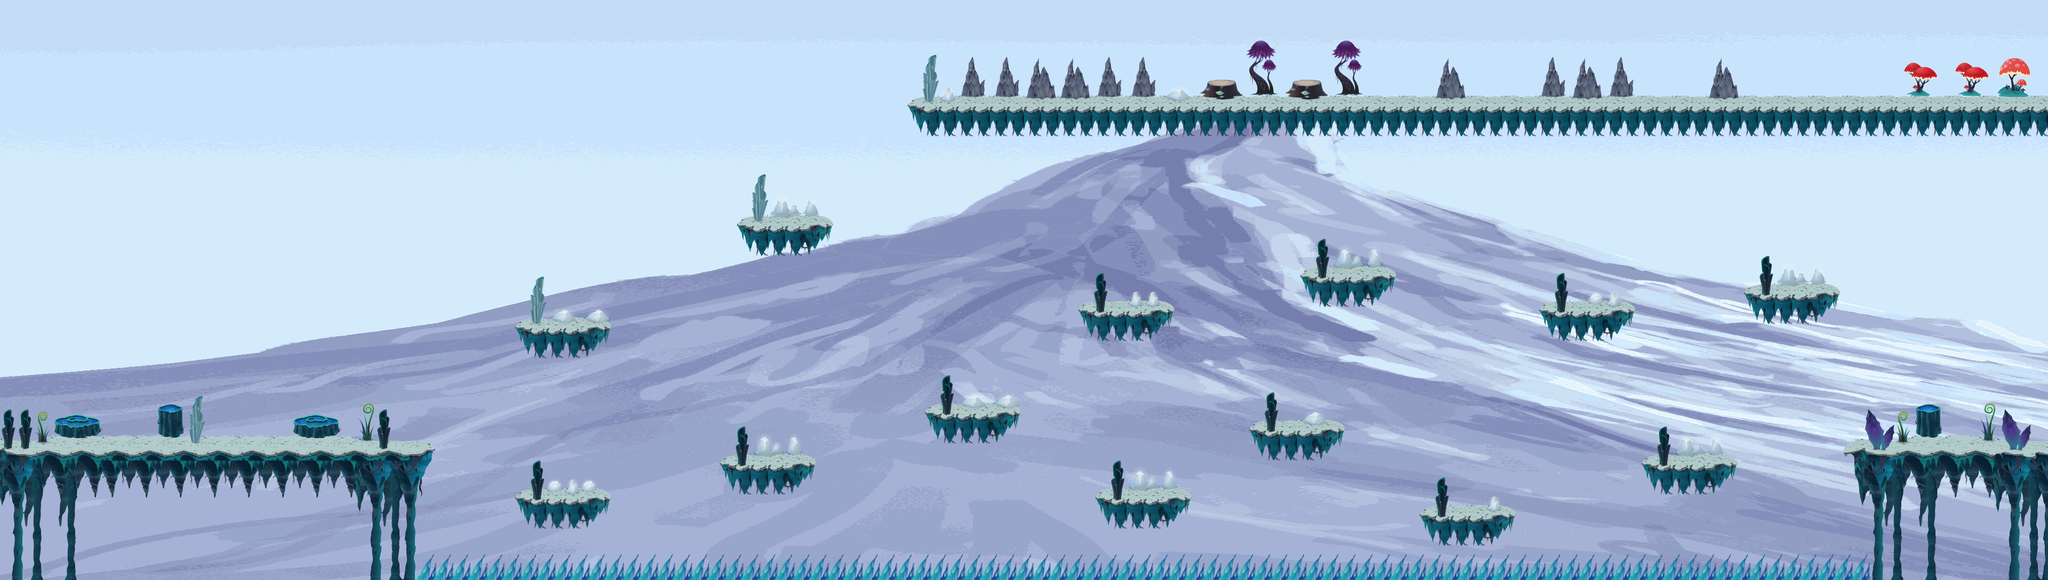

A 2D game scene composited from a Tiled map and its tileset images. What follows is a short description and the map's XML, with each tile layer's data collapsed to a summary:
An orthogonal 120x34 tile map with 32x32 px tiles, 3 tile layers (Spike, Foreground, Objekte), 1 image layer and 72 objects (43x CoinEntity, 18x Ground, 7x EnemyEntity, mainPlayer, game.LevelEntity, ...).

<map version="1.0" orientation="orthogonal" renderorder="left-up" width="120" height="34" tilewidth="32" tileheight="32" nextobjectid="444">
 <tileset firstgid="1" name="glitch" tilewidth="32" tileheight="32">
  <image source="../img/map/glitch.png" width="1024" height="672" />
 </tileset>
 <imagelayer name="Parallax_layer1">
  <image source="../img/background/snow.png" />
 </imagelayer>
 <layer name="Spike" width="120" height="34">
  <data>[4080 cells, 172 non-empty, 4 distinct tile ids]</data>
 </layer>
 <layer name="Foreground" width="120" height="34">
  <data>[4080 cells, 902 non-empty, 143 distinct tile ids]</data>
 </layer>
 <layer name="Objekte" width="120" height="34">
  <data>[4080 cells, 284 non-empty, 87 distinct tile ids]</data>
 </layer>
 <objectgroup name="Object">
  <properties>
   <property name="duration" value="300" />
   <property name="fade" value="#300000" />
  </properties>
  <object id="3" name="mainPlayer" x="2" y="766" width="32" height="64">
   <properties>
    <property name="image" value="gripe_run_right" />
    <property name="spritewidth" value="64" />
   </properties>
  </object>
  <object id="5" name="game.LevelEntity" x="3800" y="-3821" width="39" height="1e+06">
   <properties>
    <property name="duration" value="300" />
    <property name="fade" value="#009900" />
    <property name="to" value="4" />
   </properties>
  </object>
  <object id="13" name="ScrollEntity" x="2739" y="909" width="32" height="32">
   <properties>
    <property name="image" value="spinning_scrolls" />
    <property name="scrollIndex" value="34" />
    <property name="spritewidth" value="32" />
    <property name="type" value="enchantment" />
   </properties>
  </object>
  <object id="19" name="SpikeEntity" x="778" y="1041.33" width="2735" height="49" />
  <object id="178" name="CoinEntity" x="885" y="726" width="32" height="32">
   <properties>
    <property name="image" value="spinning_coin_gold" />
    <property name="spritewidth" value="32" />
   </properties>
  </object>
  <object id="183" name="CoinEntity" x="2631" y="790" width="32" height="32">
   <properties>
    <property name="image" value="spinning_coin_gold" />
    <property name="spritewidth" value="32" />
   </properties>
  </object>
  <object id="241" name="CoinEntity" x="1222" y="794" width="32" height="32">
   <properties>
    <property name="image" value="spinning_coin_gold" />
    <property name="spritewidth" value="32" />
   </properties>
  </object>
  <object id="246" name="CoinEntity" x="851" y="595" width="32" height="32">
   <properties>
    <property name="image" value="spinning_coin_gold" />
    <property name="spritewidth" value="32" />
   </properties>
  </object>
  <object id="302" name="CoinEntity" x="1579" y="700" width="32" height="32">
   <properties>
    <property name="image" value="spinning_coin_gold" />
    <property name="spritewidth" value="32" />
   </properties>
  </object>
  <object id="304" name="CoinEntity" x="3445" y="777" width="32" height="32">
   <properties>
    <property name="image" value="spinning_coin_gold" />
    <property name="spritewidth" value="32" />
   </properties>
  </object>
  <object id="316" name="CoinEntity" x="2704" y="156" width="32" height="32">
   <properties>
    <property name="image" value="spinning_coin_gold" />
    <property name="spritewidth" value="32" />
   </properties>
  </object>
  <object id="317" name="CoinEntity" x="2895" y="155" width="32" height="32">
   <properties>
    <property name="image" value="spinning_coin_gold" />
    <property name="spritewidth" value="32" />
   </properties>
  </object>
  <object id="318" name="CoinEntity" x="2960" y="158" width="32" height="32">
   <properties>
    <property name="image" value="spinning_coin_gold" />
    <property name="spritewidth" value="32" />
   </properties>
  </object>
  <object id="319" name="CoinEntity" x="3024" y="157" width="32" height="32">
   <properties>
    <property name="image" value="spinning_coin_gold" />
    <property name="spritewidth" value="32" />
   </properties>
  </object>
  <object id="320" name="CoinEntity" x="3214" y="157" width="32" height="32">
   <properties>
    <property name="image" value="spinning_coin_gold" />
    <property name="spritewidth" value="32" />
   </properties>
  </object>
  <object id="347" name="CoinEntity" x="2960.5" y="118.5" width="32" height="32">
   <properties>
    <property name="image" value="spinning_coin_gold" />
    <property name="spritewidth" value="32" />
   </properties>
  </object>
  <object id="348" name="CoinEntity" x="3214.5" y="117.5" width="32" height="32">
   <properties>
    <property name="image" value="spinning_coin_gold" />
    <property name="spritewidth" value="32" />
   </properties>
  </object>
  <object id="351" name="CoinEntity" x="2704.5" y="116.5" width="32" height="32">
   <properties>
    <property name="image" value="spinning_coin_gold" />
    <property name="spritewidth" value="32" />
   </properties>
  </object>
  <object id="356" name="CoinEntity" x="3024.5" y="117.5" width="32" height="32">
   <properties>
    <property name="image" value="spinning_coin_gold" />
    <property name="spritewidth" value="32" />
   </properties>
  </object>
  <object id="357" name="CoinEntity" x="2895.5" y="115.5" width="32" height="32">
   <properties>
    <property name="image" value="spinning_coin_gold" />
    <property name="spritewidth" value="32" />
   </properties>
  </object>
  <object id="376" name="CoinEntity" x="2248" y="769" width="32" height="32">
   <properties>
    <property name="image" value="spinning_coin_gold" />
    <property name="spritewidth" value="32" />
   </properties>
  </object>
  <object id="394" name="CoinEntity" x="2036" y="764" width="32" height="32">
   <properties>
    <property name="image" value="spinning_coin_gold" />
    <property name="spritewidth" value="32" />
   </properties>
  </object>
  <object id="395" name="CoinEntity" x="2991" y="765" width="32" height="32">
   <properties>
    <property name="image" value="spinning_coin_gold" />
    <property name="spritewidth" value="32" />
   </properties>
  </object>
  <object id="397" name="CoinEntity" x="1321" y="331" width="32" height="32">
   <properties>
    <property name="image" value="spinning_coin_gold" />
    <property name="spritewidth" value="32" />
   </properties>
  </object>
  <object id="398" name="CoinEntity" x="1638" y="128" width="32" height="32">
   <properties>
    <property name="image" value="spinning_coin_gold" />
    <property name="spritewidth" value="32" />
   </properties>
  </object>
  <object id="400" name="CoinEntity" x="2103" y="534" width="32" height="32">
   <properties>
    <property name="image" value="spinning_coin_gold" />
    <property name="spritewidth" value="32" />
   </properties>
  </object>
  <object id="401" name="CoinEntity" x="2514" y="473" width="32" height="32">
   <properties>
    <property name="image" value="spinning_coin_gold" />
    <property name="spritewidth" value="32" />
   </properties>
  </object>
  <object id="402" name="CoinEntity" x="2965" y="541" width="32" height="32">
   <properties>
    <property name="image" value="spinning_coin_gold" />
    <property name="spritewidth" value="32" />
   </properties>
  </object>
  <object id="403" name="CoinEntity" x="3351" y="507" width="32" height="32">
   <properties>
    <property name="image" value="spinning_coin_gold" />
    <property name="spritewidth" value="32" />
   </properties>
  </object>
  <object id="404" name="CoinEntity" x="2083.25" y="149.25" width="32" height="32">
   <properties>
    <property name="image" value="spinning_coin_gold" />
    <property name="spritewidth" value="32" />
   </properties>
  </object>
  </objectgroup>
 <objectgroup name="EnemyEntities">
  <!-- 7 objects omitted --></objectgroup>
 <objectgroup name="collision">
  <!-- 18 objects omitted --></objectgroup>
</map>
<!-- 42 of 72 objects omitted -->
